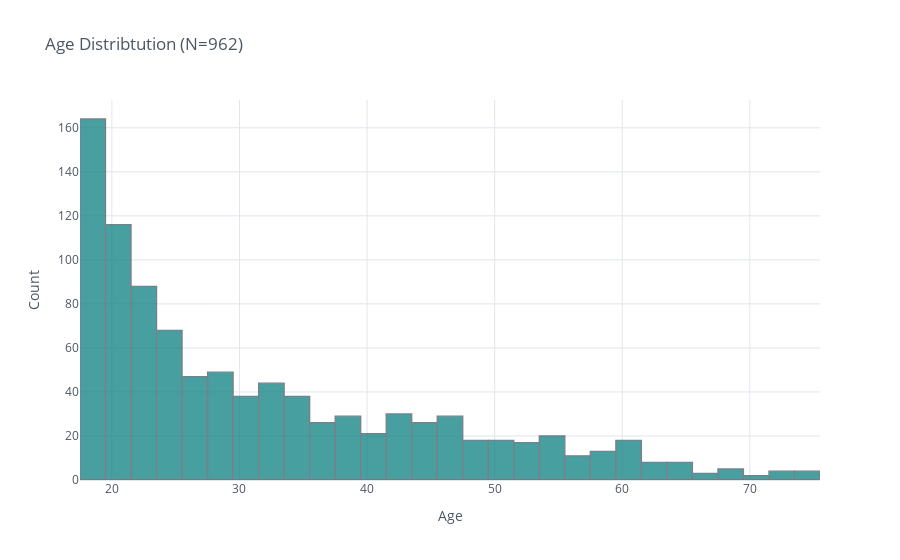

Notebook code for this chart:
### Markdown cell above
### Sample description

### Code cell
total_responses = sum(gcbs_clean_df['DEMO_age'].value_counts())
gcbs_clean_df['DEMO_age'].iplot(kind='hist', opacity=0.75, color='rgb(12, 128, 128)', title='Age Distribtution (N={})'.format(total_responses), yTitle='Count', xTitle='Age', bargap = 0, theme='white')

### Figure 1 — Plotly figure (JSON) as saved in the notebook; plotly's stock layout.template omitted (floating-point values rounded to 4 significant figures; data arrays with more than 128 entries replaced by an {"elided": "..."} marker saying what was removed)
{"data": [{"histfunc": "count", "histnorm": "", "marker": {"color": "rgba(12, 128, 128, 1.0)", "line": {"color": "#4D5663", "width": 1.3}}, "name": "DEMO_age", "opacity": 0.75, "orientation": "v", "type": "histogram", "x": {"elided": "962 int values"}}], "layout": {"barmode": "overlay", "legend": {"bgcolor": "#FFFFFF", "font": {"color": "#4D5663"}}, "paper_bgcolor": "#FFFFFF", "plot_bgcolor": "#FFFFFF", "title": {"font": {"color": "#4D5663"}, "text": "Age Distribtution (N=962)"}, "xaxis": {"gridcolor": "#E1E5ED", "showgrid": true, "tickfont": {"color": "#4D5663"}, "title": {"font": {"color": "#4D5663"}, "text": "Age"}, "zerolinecolor": "#E1E5ED"}, "yaxis": {"gridcolor": "#E1E5ED", "showgrid": true, "tickfont": {"color": "#4D5663"}, "title": {"font": {"color": "#4D5663"}, "text": "Count"}, "zerolinecolor": "#E1E5ED"}}}
